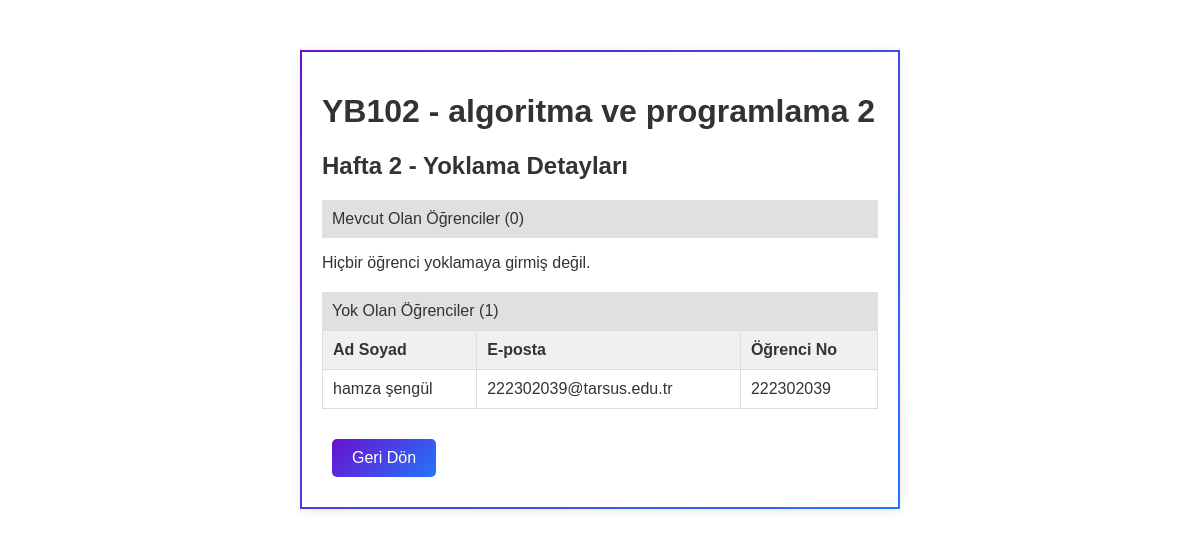
The page /accounts/akademisyen/yoklama/detay/2/ (signed in) on the database its author committed.
### accounts/models.py (models this page shows, shortened)
class QrSession(models.Model):
    course = models.ForeignKey('Course', on_delete=models.CASCADE, related_name="qr_sessions")
    week_number = models.IntegerField("Hafta")
    session_number = models.PositiveIntegerField("Oturum Numarası", default=1)
    created_by = models.ForeignKey(User, on_delete=models.SET_NULL, null=True, blank=True, related_name="qr_sessions")
    is_active = models.BooleanField(default=True)
    created_at = models.DateTimeField(auto_now_add=True)
    ended_at = models.DateTimeField(null=True, blank=True)

class Course(models.Model):
    course_code = models.CharField("Ders Kodu", max_length=20, unique=True)
    course_name = models.CharField("Ders Adı", max_length=200)
    created_by = models.ForeignKey(User, on_delete=models.SET_NULL, null=True, blank=True, related_name="courses")
    created_at = models.DateTimeField(auto_now_add=True)
    updated_at = models.DateTimeField(auto_now=True)

class AttendanceRecord(models.Model):
    qr_session = models.ForeignKey(QrSession, on_delete=models.CASCADE, related_name="attendance_records")
    student = models.ForeignKey(User, on_delete=models.CASCADE, related_name="attendance_records")
    present = models.BooleanField(default=False)
    updated_at = models.DateTimeField(auto_now=True)
    class Meta:
        unique_together = ('qr_session', 'student')

class StudentProfile(models.Model):
    user = models.OneToOneField(User, on_delete=models.CASCADE)
    student_number = models.CharField("Öğrenci Numarası", max_length=20)
    student_class = models.IntegerField("Sınıf", choices=[(i, str(i)) for i in range(1, 5)])
    department = models.CharField("Bölüm", max_length=100, default="Yönetim Bilişim Sistemleri")
    must_change_password = models.BooleanField(default=True)  # İlk girişte şifre değiştirmeyi zorunlu kılmak için

### accounts/views.py (the view)
# urls.py: path('akademisyen/yoklama/detay/<int:session_id>/', views.attendance_detail, name='attendance_detail'),
def attendance_detail(request, session_id):
    qr_session = get_object_or_404(QrSession, id=session_id, created_by=request.user)
    records = qr_session.attendance_records.all()
    present_records = records.filter(present=True)
    absent_records = records.filter(present=False)
    return render(request, 'accounts/attendance_detail.html', {
        'session': qr_session,
        'present_records': present_records,
        'absent_records': absent_records,
    })

### accounts/templates/accounts/attendance_detail.html (shortened to what this page needs)
{% load static %}
<!DOCTYPE html>
<html lang="tr">
<head>
    <link rel="stylesheet" href="{% static 'css/style.css' %}">
</head>
<body>
<div class="container">
    <h1>{{ session.course.course_code|upper }} - {{ session.course.course_name }}</h1>
    <h2>Hafta {{ session.week_number }} - Yoklama Detayları</h2>
    <div class="section-title">Mevcut Olan Öğrenciler ({{ present_records.count }})</div>
    {% if present_records %}
    <table>
        <thead>
            <tr>
                <th>Ad Soyad</th>
                <th>E-posta</th>
                <th>Öğrenci No</th>
            </tr>
        </thead>
        <tbody>
            {% for record in present_records %}
            <tr>
                <td>{{ record.student.first_name }} {{ record.student.last_name }}</td>
                <td>{{ record.student.email }}</td>
                <td>{{ record.student.studentprofile.student_number }}</td>
            </tr>
            {% endfor %}
        </tbody>
    </table>
    {% else %}
        <p>Hiçbir öğrenci yoklamaya girmiş değil.</p>
    {% endif %}
    <div class="section-title">Yok Olan Öğrenciler ({{ absent_records.count }})</div>
    {% if absent_records %}
    <table>
        <thead>
            <tr>
                <th>Ad Soyad</th>
                <th>E-posta</th>
                <th>Öğrenci No</th>
            </tr>
        </thead>
        <tbody>
            {% for record in absent_records %}
            <tr>
                <td>{{ record.student.first_name }} {{ record.student.last_name }}</td>
                <td>{{ record.student.email }}</td>
                <td>{{ record.student.studentprofile.student_number }}</td>
            </tr>
            {% endfor %}
        </tbody>
    </table>
    {% else %}
        <p>Tüm öğrenciler yoklamaya girmiş.</p>
    {% endif %}
    <a href="{% url 'attendance_record_list' %}" class="btn">Geri Dön</a>
</div>
</body>
</html>

### static/css/style.css (style rules this page uses)
*, *::before, *::after { box-sizing: border-box; }
body { margin: 0; font-family: Arial, sans-serif; background-color: #ffffff; color: #333; }
.container { max-width: 600px; margin: 50px auto; padding: 20px; background-color: #ffffff; border: 2px solid; border-image: linear-gradient(135deg, #6a11cb, #2575fc) 1; border-radius: 8px; box-shadow: 0 2px 10px rgba(0, 0, 0, 0.1); }
.btn, button { display: inline-block; padding: 10px 20px; margin: 10px; background: linear-gradient(135deg, #6a11cb, #2575fc); color: #fff; text-decoration: none; border: none; border-radius: 5px; cursor: pointer; transition: opacity 0.3s; }

### accounts/templates/accounts/attendance_detail.html (style rules this page uses)
table { width: 100%; border-collapse: collapse; margin-bottom: 20px; }
th, td { padding: 10px; border: 1px solid #ddd; text-align: left; }
th { background-color: #f0f0f0; }
.section-title { background-color: #e0e0e0; padding: 10px; margin-top: 20px; }

### rows shown on the page
QrSession: course.course_code "YB102", course.course_name "algoritma ve programlama 2", week_number "2"
AttendanceRecord: student.first_name "hamza", student.last_name "şengül", student.email "222302039@tarsus.edu.tr", student.studentprofile.student_number "222302039"

### other values the page prints
{{ present_records.count }} "0"
{{ absent_records.count }} "1"
